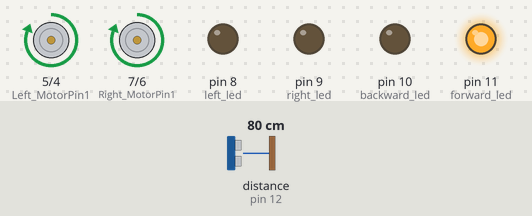
A sketch run on a simulated Arduino Uno, built with avr-gcc and run on an emulated ATmega328P. On the bench: motor-driver pin pairs drawn as motors (green arrow = first pin HIGH = forward, orange = second pin HIGH = backward, longer = more drive, scaled by the enable pin), output pins drawn as LEDs (lit = HIGH). Wiring (inferred from the names in the program): ultrasonic range finder: trigger pin 13; echo pin 12. The inputs (shaded band) are chosen by the test bench; at power-on: distance to the obstacle (sensor on pin 12) 80 cm. The echo pulse lasts 58.3 µs per cm; pins used as bus, display or sensor lines are not drawn.

Above: at 1.8 s.
1.9 s: distance to the obstacle (sensor on pin 12) set to 53 cm
3.4 s: distance to the obstacle (sensor on pin 12) set to 47 cm
At 4.6 s:
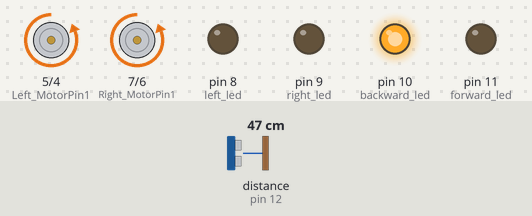
7.5 s: distance to the obstacle (sensor on pin 12) set to 60 cm
At 9.2 s:
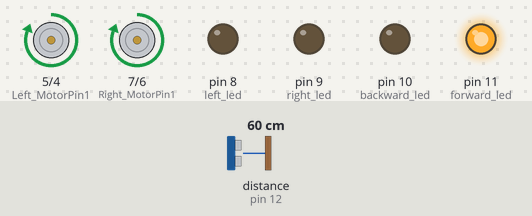
9.8 s: distance to the obstacle (sensor on pin 12) set to 2 cm
At 13.8 s:
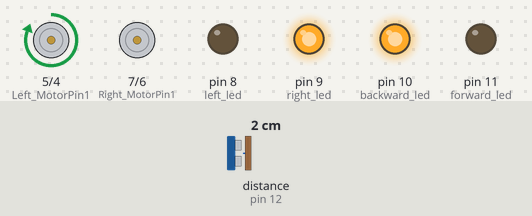
Timing chart, 0 to 19.0 s (numbered marks = the images above; inputs shaded):
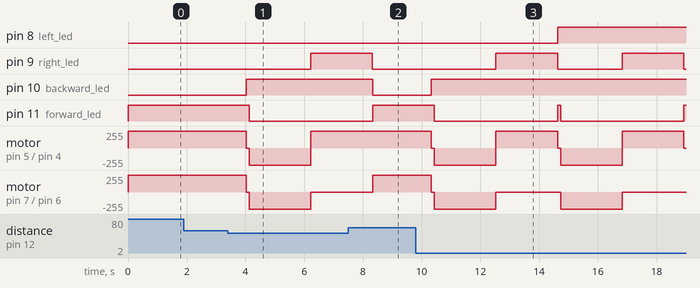

The sketch:

obstacle_avoiding.ino
```cpp
int trigPin = 13;
int echoPin = 12;
float inch;
int enable_right = 2;
int enable_left = 3;

//LED's are defined here on the basis of robot's motion
int forward_led = 11;		//robot moving forward
int backward_led = 10;		//robot moving backward
int right_led = 9;			//robot moving right
int left_led = 8;			//robot moving left

//-----Initialising variables for Gear Motor----------
#define Right_MotorPin1 7
#define Right_MotorPin2 6
#define Left_MotorPin1 5
#define Left_MotorPin2 4


//----------------------------------------------------

void setup()
{
  Serial.begin(9600);

  pinMode(trigPin, OUTPUT);
  pinMode(echoPin, INPUT);
  pinMode(forward_led,OUTPUT);
  pinMode(backward_led,OUTPUT);
  pinMode(right_led,OUTPUT);
  pinMode(left_led,OUTPUT);

  pinMode(Right_MotorPin1,OUTPUT);
  pinMode(Right_MotorPin2,OUTPUT);
  pinMode(Left_MotorPin1,OUTPUT);
  pinMode(Left_MotorPin2,OUTPUT);
  pinMode(enable_right,INPUT);
  pinMode(enable_left,INPUT);
}

void loop()
{
  //-------Configuration of Ultrasonic Sensor---------
  long duration;
  float Front_dist;
  digitalWrite(trigPin, LOW);
  delayMicroseconds(2);
  digitalWrite(trigPin, HIGH);
  delayMicroseconds(20);
  digitalWrite(trigPin, LOW);
  duration = pulseIn(echoPin, HIGH);
  Front_dist = (duration * 0.03444)/2;
  //inch = (Front_dist/2.54);
 //---------------------------------------------------
  analogWrite(enable_right, 255);
  analogWrite(enable_left, 255);

  if(Front_dist<50){
    digitalWrite(forward_led,HIGH);
    digitalWrite(backward_led,HIGH);	//red led
    stop();
    delay(100);
    digitalWrite(forward_led,LOW);
    backward();
    delay(100);
    digitalWrite(right_led,HIGH);		//blue led
    right();
    delay(100);
    digitalWrite(right_led,LOW);
    digitalWrite(left_led,HIGH);		//orange led
  }else{
    digitalWrite(forward_led,HIGH);		//green led
    digitalWrite(backward_led,LOW);
    digitalWrite(right_led,LOW);
    digitalWrite(left_led,LOW);
    forward();
  }

}


void forward(){
  	//-------MOTOR 1 is On--------------
  	digitalWrite(Right_MotorPin1, HIGH);
	digitalWrite(Right_MotorPin2, LOW);
  	//-------MOTOR 2 is On--------------
	digitalWrite(Left_MotorPin1, HIGH);
	digitalWrite(Left_MotorPin2, LOW);
  	delay(1000);
}

void backward(){
  	//-------MOTOR 1 is On----Direction changed----------
  	digitalWrite(Right_MotorPin1, LOW);
	digitalWrite(Right_MotorPin2, HIGH);
  	//-------MOTOR 2 is On----Direction changed----------
	digitalWrite(Left_MotorPin1, LOW);
	digitalWrite(Left_MotorPin2, HIGH);
 	delay(2000);
}

void right(){
  //-------MOTOR 1 is Off--------------
  	digitalWrite(Right_MotorPin1, LOW);
	digitalWrite(Right_MotorPin2, LOW);
  //-------MOTOR 2 is On--------------
	digitalWrite(Left_MotorPin1, HIGH);
	digitalWrite(Left_MotorPin2, LOW);
  	delay(2000);
}

void left(){
  //-------MOTOR 1 is On--------------
  	digitalWrite(Right_MotorPin1, HIGH);
	digitalWrite(Right_MotorPin2, LOW);
  //-------MOTOR 2 is Off--------------
	digitalWrite(Left_MotorPin1, LOW);
	digitalWrite(Left_MotorPin2, LOW);
  	delay(2000);
}

void stop(){
  //-------MOTOR 1 is Off--------------
  	digitalWrite(Right_MotorPin1, LOW);
	digitalWrite(Right_MotorPin2, LOW);
  //-------MOTOR 2 is Off--------------
	digitalWrite(Left_MotorPin1, LOW);
	digitalWrite(Left_MotorPin2, LOW);
}
```

Measured:
- the behaviour switches between 51 and 50 cm on distance to the obstacle (sensor on pin 12) (found by bisection; images 0 and 1)
- after the input at 1.9 s, every drawn part: stays the same
- after the input at 3.4 s, pin 9 (right_led): LOW → HIGH after 2.8 s; pin 10 (backward_led): LOW → HIGH after 0.62 s
- after the input at 7.5 s, pin 8 (left_led): stays LOW (without the input it goes to HIGH after 0.82 s); pin 10 (backward_led): HIGH → LOW after 0.83 s
- after the input at 9.8 s, pin 8 (left_led): LOW → HIGH after 4.8 s; pin 9 (right_led): alternates HIGH for 2.1 s and LOW for 2.2 s, starting after 2.7 s
